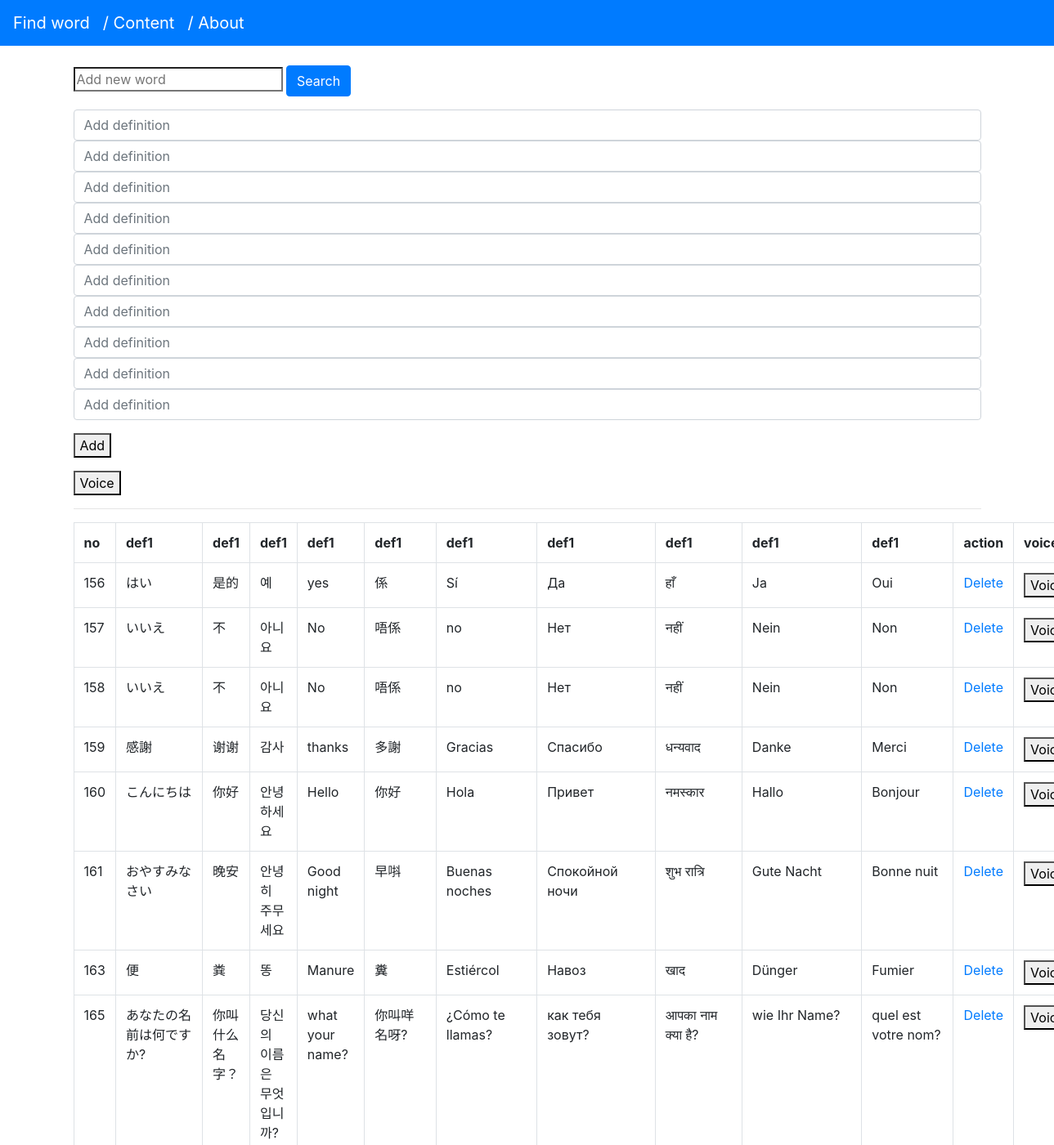
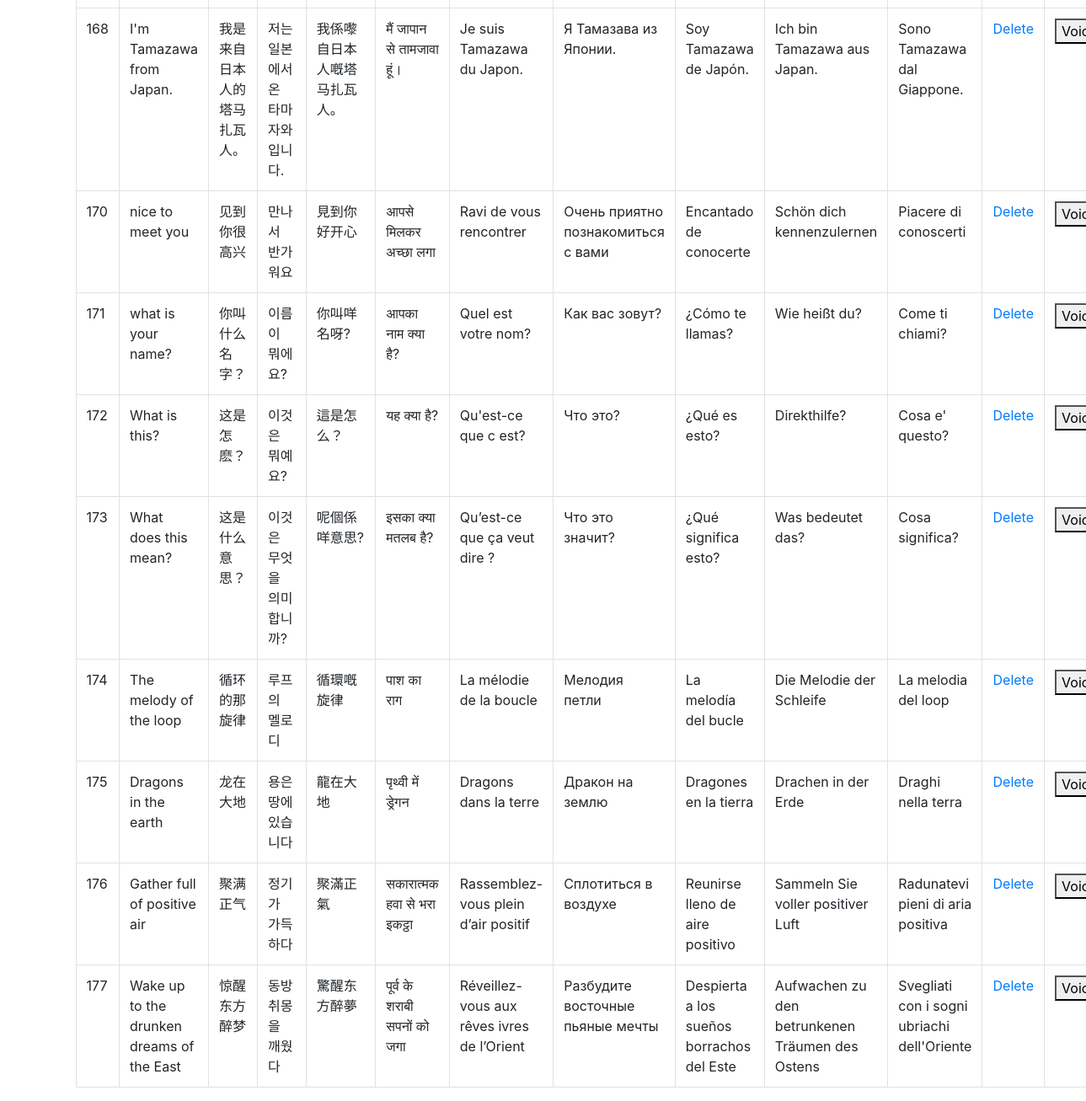
The app's page /content/ with its own data (2 pictures, top to bottom).
### dict_page/models.py (models this page shows, shortened)
class Dictionary(models.Model):
     word = models.CharField(max_length=50, null=True, blank=True)
     def1 = models.CharField(max_length=1000, null=True, blank=True)
     def2 = models.CharField(max_length=1000, null=True, blank=True)
     def3 = models.CharField(max_length=1000, null=True, blank=True)
     def4 = models.CharField(max_length=1000, null=True, blank=True)
     def5 = models.CharField(max_length=1000, null=True, blank=True)
     def6 = models.CharField(max_length=1000, null=True, blank=True)
     def7 = models.CharField(max_length=1000, null=True, blank=True)
     def8 = models.CharField(max_length=1000, null=True, blank=True)
     def9 = models.CharField(max_length=1000, null=True, blank=True)
     def10 = models.CharField(max_length=1000, null=True, blank=True)

### dict_page/views.py (the view)
# urls.py: path('content/', views.content, name='content'),
def content(request):
    all_words = Dictionary.objects.all
    form = AddForm(request.POST)
    if request.method == 'POST':
        if not form.is_valid():
            messages.success(request, 'You should add a word and a definition!')
            return render(request, 'content.html', {'form': form, 'all_words': all_words} )
        form.save()
        messages.success(request, 'A new word has been added to the Dictionary'  )
    return render(request, 'content.html', {'form': form ,'all_words': all_words})

### dict_page/forms.py
class AddForm(forms.ModelForm):
    class Meta:
        model = Dictionary
        fields = ["word","def1","def2","def3","def4","def5","def6","def7","def8","def9","def10",]

### dict_page/templates/content.html (shortened to what this page needs)
{% extends 'base.html' %}
{% block content %}
    <form method="POST" action = "{% url 'content' %}">
      <div class="form-group">
      <input  type="search" id = 'inputtxt' placeholder="Add new word" aria-label="" name="word" value='{{ form.word.value|default_if_none:"" }}'>
      <button class="btn btn-primary my-2 my-sm-0" id="translate"  type="button" >
      Search</button>
      </div>
      <div class="form-group">
      <input  class="form-control" id="result1" type="search" placeholder="Add definition" aria-label="" name="def1" value='{{ form.def1.value|default_if_none:"" }}'>
      <input class="form-control"  id="result2" type="search" placeholder="Add definition" aria-label="" name="def2" value='{{ form.def2.value|default_if_none:"" }}'>
      <input class="form-control"  id="result3" type="search" placeholder="Add definition" aria-label="" name="def3" value='{{ form.def3.value|default_if_none:"" }}'>
      <input  class="form-control" id="result4" type="search" placeholder="Add definition" aria-label="" name="def4" value='{{ form.def4.value|default_if_none:"" }}'>
      <input  class="form-control"  id="result5" type="search" placeholder="Add definition" aria-label="" name="def5" value='{{ form.def5.value|default_if_none:"" }}'>
      <input  class="form-control" id="result6" type="search" placeholder="Add definition" aria-label="" name="def6" value='{{ form.def6.value|default_if_none:"" }}'>
      <input class="form-control"  id="result7" type="search" placeholder="Add definition" aria-label="" name="def7" value='{{ form.def7.value|default_if_none:"" }}'>
      <input class="form-control"  id="result8" type="search" placeholder="Add definition" aria-label="" name="def8" value='{{ form.def8.value|default_if_none:"" }}'>
      <input  class="form-control" id="result9" type="search" placeholder="Add definition" aria-label="" name="def9" value='{{ form.def9.value|default_if_none:"" }}'>
      <input  class="form-control"  id="result10" type="search" placeholder="Add definition" aria-label="" name="def10" value='{{ form.def10.value|default_if_none:"" }}'>
    </div>
      <div class="form-group">
      <button id="submit" onclick="backSubmit(this)">Add</button>
      </div>
  </form>
  <button id="button_temp" onclick="pronounce_temp(this)">Voice</button>
<hr>
	<table class="table table-bordered">
                <tr>
                  <th>no</th>
                    <th>def1</th>
                    <th>def1</th>
                    <th>def1</th>
                    <th>def1</th>
                    <th>def1</th>
                    <th>def1</th>
                    <th>def1</th>
                    <th>def1</th>
                    <th>def1</th>
            <th>def1</th>
                    <th>action</th>
                    <th>voice</th>
                </tr>
                {% for w in all_words %}
                <tr>
                  <td><a>{{ w.id }}</a></td>
                    <td><a>{{ w.def1 }}</a></td>
                    <td><a>{{ w.def2 }}</a></td>
                    <td><a>{{ w.def3 }}</a></td>
                    <td><a>{{ w.def4 }}</a></td>
                    <td><a>{{ w.def5 }}</a></td>
                    <td><a>{{ w.def6 }}</a></td>
                    <td><a>{{ w.def7 }}</a></td>
                    <td><a>{{ w.def8 }}</a></td>
                    <td><a>{{ w.def9 }}</a></td>
                    <td><a>{{ w.def10 }}</a></td>
                    <td><center><a href="{% url 'delete' w.id%}"
                        onclick="return confirm('本当に削除してよろしいですか？')">
                        Delete</a></center></td>
                    <td><center>
                      <button id="button{{w.id}}" onclick="pronounce(this)">
                        Voice</a></center></td
				</tr>
		{% endfor %}
	</table>
{% endblock %}

### dict_page/templates/base.html (shortened to what this page needs)
{% load static %}
<!doctype html>
<html lang="jp">
  <head>
    <link rel="stylesheet" href="https://maxcdn.bootstrapcdn.com/bootstrap/4.0.0/css/bootstrap.min.css">
  </head>
  <body>
  <nav class="navbar navbar-expand-lg navbar-dark bg-primary">
  <a class="navbar-brand" href="{% url 'home' %}">Find word </a>
  <a class="navbar-brand" href="{% url 'content' %}">/ Content</a>
    <a class="navbar-brand" href="{% url 'about' %}">/ About</a>
</nav>
    <br/>
        <div class="container">
          {% block content %}
          {% endblock %}
      </div>
      </body>
</html>

### records on screen
Dictionary: id "156", def1 "はい", def2 "是的", def3 "예", def4 "yes", def5 "係", def6 "Sí", def7 "Да", def8 "हाँ", def9 "Ja", def10 "Oui"
Dictionary: id "157", def1 "いいえ", def2 "不", def3 "아니요", def4 "No", def5 "唔係", def6 "no", def7 "Нет", def8 "नहीं", def9 "Nein", def10 "Non"
Dictionary: id "158", def1 "いいえ", def2 "不", def3 "아니요", def4 "No", def5 "唔係", def6 "no", def7 "Нет", def8 "नहीं", def9 "Nein", def10 "Non"
Dictionary: id "159", def1 "感謝", def2 "谢谢", def3 "감사", def4 "thanks", def5 "多謝", def6 "Gracias", def7 "Спасибо", def8 "धन्यवाद", def9 "Danke", def10 "Merci"
Dictionary: id "160", def1 "こんにちは", def2 "你好", def3 "안녕하세요", def4 "Hello", def5 "你好", def6 "Hola", def7 "Привет", def8 "नमस्कार", def9 "Hallo", def10 "Bonjour"
Dictionary: id "161", def1 "おやすみなさい", def2 "晚安", def3 "안녕히 주무세요", def4 "Good night", def5 "早唞", def6 "Buenas noches", def7 "Спокойной ночи", def8 "शुभ रात्रि", def9 "Gute Nacht", def10 "Bonne nuit"
Dictionary: id "163", def1 "便", def2 "粪", def3 "똥", def4 "Manure", def5 "糞", def6 "Estiércol", def7 "Навоз", def8 "खाद", def9 "Dünger", def10 "Fumier"
Dictionary: id "165", def1 "あなたの名前は何ですか?", def2 "你叫什么名字？", def3 "당신의 이름은 무엇입니까?", def4 "what your name?", def5 "你叫咩名呀?", def6 "¿Cómo te llamas?", def7 "как тебя зовут?", def8 "आपका नाम क्या है?", def9 "wie Ihr Name?", def10 "quel est votre nom?"
Dictionary: id "168", def1 "I'm Tamazawa from Japan.", def2 "我是来自日本人的塔马扎瓦人。", def3 "저는 일본에서 온 타마자와입니다.", def4 "我係嚟自日本人嘅塔马扎瓦人。", def5 "मैं जापान से तामजावा हूं।", def6 "Je suis Tamazawa du Japon.", def7 "Я Тамазава из Японии.", def8 "Soy Tamazawa de Japón.", def9 "Ich bin Tamazawa aus Japan.", def10 "Sono Tamazawa dal Giappone."
Dictionary: id "170", def1 "nice to meet you", def2 "见到你很高兴", def3 "만나서 반가워요", def4 "見到你好开心", def5 "आपसे मिलकर अच्छा लगा", def6 "Ravi de vous rencontrer", def7 "Очень приятно познакомиться с вами", def8 "Encantado de conocerte", def9 "Schön dich kennenzulernen", def10 "Piacere di conoscerti"
Dictionary: id "171", def1 "what is your name?", def2 "你叫什么名字？", def3 "이름이 뭐에요?", def4 "你叫咩名呀?", def5 "आपका नाम क्या है?", def6 "Quel est votre nom?", def7 "Как вас зовут?", def8 "¿Cómo te llamas?", def9 "Wie heißt du?", def10 "Come ti chiami?"
Dictionary: id "172", def1 "What is this?", def2 "这是怎麽？", def3 "이것은 뭐예요?", def4 "這是怎么？", def5 "यह क्या है?", def6 "Qu'est-ce que c est?", def7 "Что это?", def8 "¿Qué es esto?", def9 "Direkthilfe?", def10 "Cosa e' questo?"
Dictionary: id "173", def1 "What does this mean?", def2 "这是什么意思？", def3 "이것은 무엇을 의미합니까?", def4 "呢個係咩意思?", def5 "इसका क्या मतलब है?", def6 "Qu’est-ce que ça veut dire ?", def7 "Что это значит?", def8 "¿Qué significa esto?", def9 "Was bedeutet das?", def10 "Cosa significa?"
Dictionary: id "174", def1 "The melody of the loop", def2 "循环的那旋律", def3 "루프의 멜로디", def4 "循環嘅旋律", def5 "पाश का राग", def6 "La mélodie de la boucle", def7 "Мелодия петли", def8 "La melodía del bucle", def9 "Die Melodie der Schleife", def10 "La melodia del loop"
Dictionary: id "175", def1 "Dragons in the earth", def2 "龙在大地", def3 "용은 땅에 있습니다", def4 "龍在大地", def5 "पृथ्वी में ड्रेगन", def6 "Dragons dans la terre", def7 "Дракон на землю", def8 "Dragones en la tierra", def9 "Drachen in der Erde", def10 "Draghi nella terra"
Dictionary: id "176", def1 "Gather full of positive air", def2 "聚满正气", def3 "정기가 가득하다", def4 "聚滿正氣", def5 "सकारात्मक हवा से भरा इकट्ठा", def6 "Rassemblez-vous plein d’air positif", def7 "Сплотиться в воздухе", def8 "Reunirse lleno de aire positivo", def9 "Sammeln Sie voller positiver Luft", def10 "Radunatevi pieni di aria positiva"
Dictionary: id "177", def1 "Wake up to the drunken dreams of the East", def2 "惊醒东方醉梦", def3 "동방취몽을 깨웠다", def4 "驚醒东方醉夢", def5 "पूर्व के शराबी सपनों को जगा", def6 "Réveillez-vous aux rêves ivres de l’Orient", def7 "Разбудите восточные пьяные мечты", def8 "Despierta a los sueños borrachos del Este", def9 "Aufwachen zu den betrunkenen Träumen des Ostens", def10 "Svegliati con i sogni ubriachi dell'Oriente"
